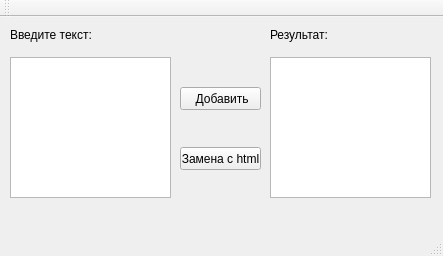
<?xml version="1.0" encoding="UTF-8"?>
<ui version="4.0">
 <class>MainWindow</class>
 <widget class="QMainWindow" name="MainWindow">
  <property name="geometry">
   <rect>
    <x>0</x>
    <y>0</y>
    <width>443</width>
    <height>256</height>
   </rect>
  </property>
  <property name="minimumSize">
   <size>
    <width>443</width>
    <height>256</height>
   </size>
  </property>
  <property name="maximumSize">
   <size>
    <width>443</width>
    <height>256</height>
   </size>
  </property>
  <property name="windowTitle">
   <string>Aufgabe1_3</string>
  </property>
  <widget class="QWidget" name="centralWidget">
   <widget class="QTextEdit" name="textEdit">
    <property name="geometry">
     <rect>
      <x>270</x>
      <y>40</y>
      <width>161</width>
      <height>141</height>
     </rect>
    </property>
   </widget>
   <widget class="QPlainTextEdit" name="plainTextEdit">
    <property name="geometry">
     <rect>
      <x>10</x>
      <y>40</y>
      <width>161</width>
      <height>141</height>
     </rect>
    </property>
   </widget>
   <widget class="QLabel" name="label">
    <property name="geometry">
     <rect>
      <x>10</x>
      <y>10</y>
      <width>81</width>
      <height>16</height>
     </rect>
    </property>
    <property name="text">
     <string>Введите текст:</string>
    </property>
   </widget>
   <widget class="QPushButton" name="addButton">
    <property name="geometry">
     <rect>
      <x>180</x>
      <y>70</y>
      <width>81</width>
      <height>23</height>
     </rect>
    </property>
    <property name="text">
     <string> Добавить</string>
    </property>
   </widget>
   <widget class="QPushButton" name="replaceButton">
    <property name="geometry">
     <rect>
      <x>180</x>
      <y>130</y>
      <width>81</width>
      <height>23</height>
     </rect>
    </property>
    <property name="text">
     <string>Замена с html</string>
    </property>
   </widget>
   <widget class="QLabel" name="label_2">
    <property name="geometry">
     <rect>
      <x>270</x>
      <y>10</y>
      <width>61</width>
      <height>16</height>
     </rect>
    </property>
    <property name="text">
     <string>Результат:</string>
    </property>
   </widget>
  </widget>
  <widget class="QMenuBar" name="menuBar">
   <property name="geometry">
    <rect>
     <x>0</x>
     <y>0</y>
     <width>443</width>
     <height>21</height>
    </rect>
   </property>
  </widget>
  <widget class="QToolBar" name="mainToolBar">
   <attribute name="toolBarArea">
    <enum>TopToolBarArea</enum>
   </attribute>
   <attribute name="toolBarBreak">
    <bool>false</bool>
   </attribute>
  </widget>
  <widget class="QStatusBar" name="statusBar"/>
 </widget>
 <layoutdefault spacing="6" margin="11"/>
 <resources/>
 <connections/>
</ui>
